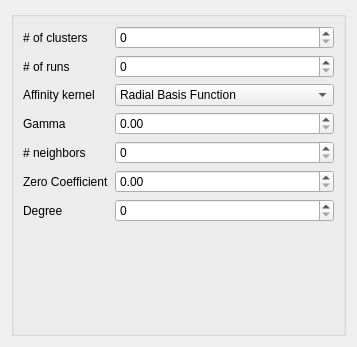
<?xml version="1.0" encoding="UTF-8"?>
<ui version="4.0">
 <class>Form</class>
 <widget class="QWidget" name="Form">
  <property name="geometry">
   <rect>
    <x>0</x>
    <y>0</y>
    <width>357</width>
    <height>347</height>
   </rect>
  </property>
  <property name="sizePolicy">
   <sizepolicy hsizetype="Ignored" vsizetype="Ignored">
    <horstretch>0</horstretch>
    <verstretch>0</verstretch>
   </sizepolicy>
  </property>
  <property name="windowTitle">
   <string>Form</string>
  </property>
  <layout class="QVBoxLayout" name="verticalLayout">
   <item>
    <widget class="QGroupBox" name="groupBox">
     <layout class="QFormLayout" name="formLayout">
      <property name="fieldGrowthPolicy">
       <enum>QFormLayout::AllNonFixedFieldsGrow</enum>
      </property>
      <item row="0" column="0">
       <widget class="QLabel" name="n_clust_label">
        <property name="text">
         <string># of clusters</string>
        </property>
       </widget>
      </item>
      <item row="0" column="1">
       <widget class="QSpinBox" name="n_clust_spin"/>
      </item>
      <item row="1" column="0">
       <widget class="QLabel" name="n_runs_label">
        <property name="text">
         <string># of runs</string>
        </property>
       </widget>
      </item>
      <item row="1" column="1">
       <widget class="QSpinBox" name="n_runs_spin"/>
      </item>
      <item row="2" column="0">
       <widget class="QLabel" name="affinity_label">
        <property name="text">
         <string>Affinity kernel</string>
        </property>
       </widget>
      </item>
      <item row="2" column="1">
       <widget class="QComboBox" name="affinity_comboBox">
        <item>
         <property name="text">
          <string>Radial Basis Function</string>
         </property>
        </item>
        <item>
         <property name="text">
          <string>Nearest Neighbors</string>
         </property>
        </item>
        <item>
         <property name="text">
          <string>Sigmoid</string>
         </property>
        </item>
        <item>
         <property name="text">
          <string>Polynomial</string>
         </property>
        </item>
        <item>
         <property name="text">
          <string>Linear</string>
         </property>
        </item>
        <item>
         <property name="text">
          <string>Cosine</string>
         </property>
        </item>
       </widget>
      </item>
      <item row="3" column="0">
       <widget class="QLabel" name="gamma_label">
        <property name="text">
         <string>Gamma</string>
        </property>
       </widget>
      </item>
      <item row="3" column="1">
       <widget class="QDoubleSpinBox" name="gamma_dspin"/>
      </item>
      <item row="4" column="0">
       <widget class="QLabel" name="n_neighbors_label">
        <property name="text">
         <string># neighbors</string>
        </property>
       </widget>
      </item>
      <item row="4" column="1">
       <widget class="QSpinBox" name="n_neighbors_spin"/>
      </item>
      <item row="5" column="0">
       <widget class="QLabel" name="coef0_label">
        <property name="text">
         <string>Zero Coefficient</string>
        </property>
       </widget>
      </item>
      <item row="5" column="1">
       <widget class="QDoubleSpinBox" name="coef0_spin"/>
      </item>
      <item row="6" column="0">
       <widget class="QLabel" name="degree_label">
        <property name="text">
         <string>Degree</string>
        </property>
       </widget>
      </item>
      <item row="6" column="1">
       <widget class="QSpinBox" name="degree_spin"/>
      </item>
     </layout>
    </widget>
   </item>
  </layout>
 </widget>
 <resources/>
 <connections/>
</ui>
